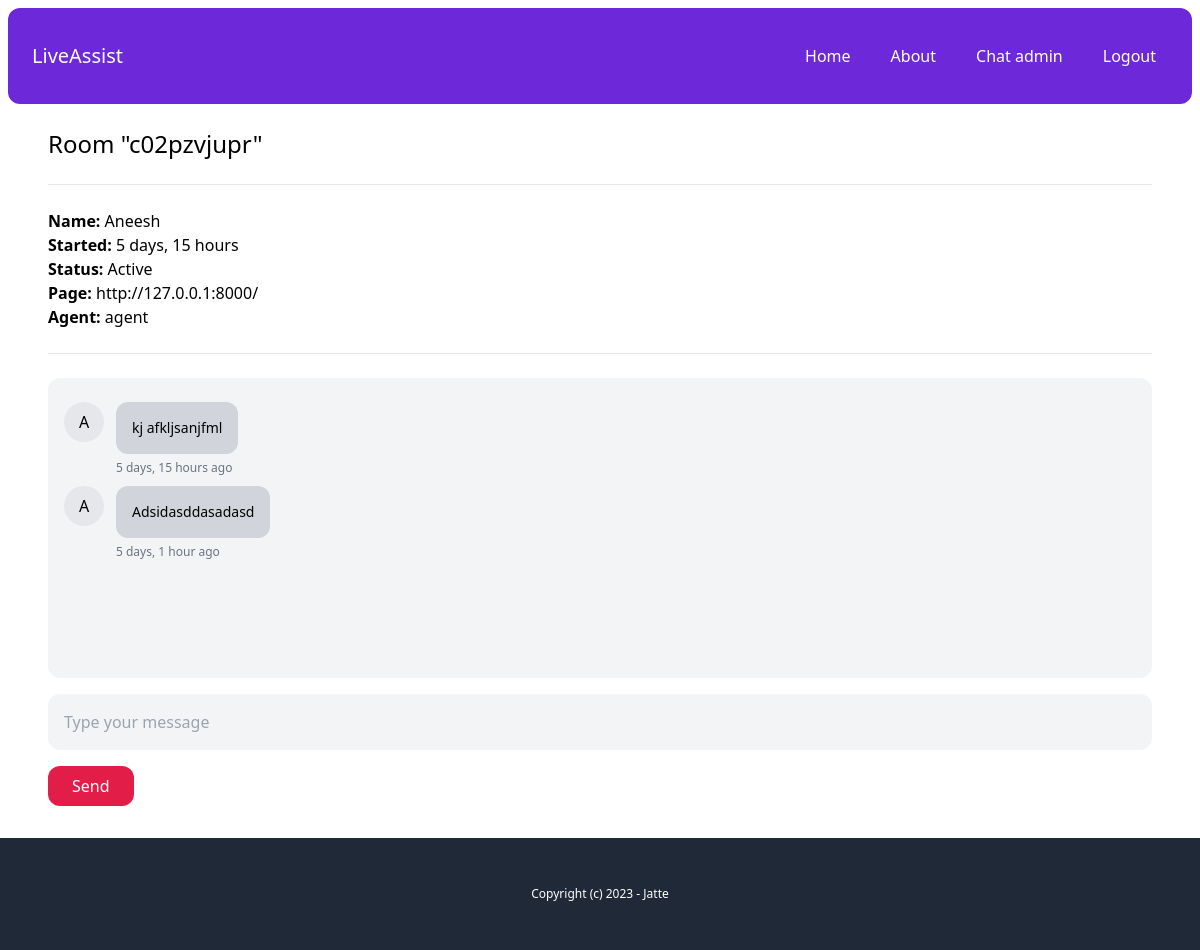
/chat-admin/c02pzvjupr/ (signed in), run on the app's committed database.
### chat/models.py (models this page shows, shortened)
class Room(models.Model):
    WAITING = 'waiting'
    ACTIVE = 'active'
    CLOSED = 'closed'
    CHOICES_STATUS = (
        (WAITING , 'Waiting'),
    (ACTIVE , 'Active'),
    (CLOSED , 'Closed'))
    uuid = models.CharField(max_length=255)
    client = models.CharField(max_length=255)
    agent = models.ForeignKey(User,related_name='rooms',blank = True,null = True,on_delete = models.SET_NULL)
    messages = models.ManyToManyField(Message,blank=True)
    url = models.CharField(max_length=255,blank=True,null= True)
    status = models.CharField(max_length = 20,choices=CHOICES_STATUS,default = WAITING )
    created_at = models.DateTimeField(auto_now_add = True)
    class Meta:
        ordering = ('-created_at',)

class Message(models.Model):
    body = models.TextField()
    sent_by = models.CharField(max_length=255)
    created_at = models.DateTimeField(auto_now_add = True)
    created_by = models.ForeignKey(User,blank=True,null=True , on_delete = models.SET_NULL)
    class Meta:
        ordering = ('created_at',)

### account/models.py (models this page shows)
class User(AbstractBaseUser, PermissionsMixin):
    AGENT = 'agent'
    MANAGER = 'manager'
    ROLES_CHOICES = (
        (AGENT, 'Agent'),
        (MANAGER, 'Manager'),
    )
    id = models.UUIDField(primary_key=True, default=uuid.uuid4, editable=False)
    email = models.EmailField(unique=True)
    name = models.CharField(max_length=255, blank=True, default='')
    role = models.CharField(max_length=20, choices=ROLES_CHOICES, default=AGENT)
    is_active = models.BooleanField(default=True)
    is_superuser = models.BooleanField(default=False)
    is_staff = models.BooleanField(default=False)
    date_joined = models.DateTimeField(default=timezone.now)
    last_login = models.DateTimeField(blank=True, null=True)
    objects = CustomUserManager()
    USERNAME_FIELD = 'email'
    EMAIL_FIELD = 'email'
    REQUIRED_FIELDS = ['name']

### chat/views.py (the view)
# urls.py: path("chat-admin/<str:uuid>/", views.room, name="room"),
@login_required
def room(request,uuid):
    room = Room.objects.get(uuid = uuid)
    if room.status == Room.WAITING:
        room.status = Room.ACTIVE
        room.agent = request.user
        room.save()
    return render(request,'chat/room.html',{
        'room':room
    })

### chat/templatetags/chatextras.py (called while the page is built)
@register.filter(name = 'initials')
def initials(value):
    initial = ''
    for name in value.split(' '):
        if name and len(initial )< 3:
            initial += name[0].upper()
    return initial

### chat/templates/chat/room.html (shortened to what this page needs)
{% extends "core/base.html" %}
{% load chatextras %}
{% load static %}
{% block content %}
    <h1 class = "text-2xl" >Room  "{{ room.uuid }}" </h1>
    <hr class = "my-6" >
    <p class = "mb-6" >
        <b>Name:</b> {{ room.client }}<br>
        <b>Started:</b> {{ room.created_at|timesince }}<br>
        <b>Status:</b> {{ room.get_status_display }}<br>
        <b>Page:</b> {{ room.url }}<br>
        <b>Agent:</b>  {% firstof room.agent.name 'None yet...'  %} <br>
    </p>
    <hr class = "mb-6" >
    <div id="chat_log" class = "mb-4 p-4 bg-gray-100 rounded-xl h-[300px] overflow-auto flex flex-col flex-grow" >
        {% for message in room.messages.all %}
            <div class = "flex w-fill max-w-md mt-2 space-x-3 {% if message.created_by %}ml-auto justify-end{% endif %}" >
                {% if not message.created_by %}
                <div class = "flex-shirnk-0 h-10 w-10 rounded-full bg-gray-200 text-center pt-2" >
                    {{ message.sent_by|initials }}
                </div>
                {% endif %}
                <div>
                    <div class = " p-4 rounded-xl {% if message.created_by %}bg-blue-600 text-white {% else %} bg-gray-300 {% endif %} " >
                        <p class = "text-sm" >{{ message.body }}</p>
                    </div>
                        <span class = "text-xs text-gray-500 leading-none" > {{message.created_at|timesince}} ago </span>
                </div>
            </div>
        {% endfor %}
    </div>
    {% if room.status == 'active' %}
        <input type="text" name="body" id="chat_message_input" class="w-full mb-4 p-4 bg-gray-100 rounded-xl" placeholder="Type your message">
        <button id="chat_message_submit" class="py-2 px-6 bg-rose-600 text-white rounded-xl" >Send</button>
    {% endif %}
{% endblock content %}

### data on the page
Room: uuid "c02pzvjupr", client "Aneesh", created_at "5 days, 15 hours", status "Active", url "http://127.0.0.1:8000/", agent.name "agent"
Message: sent_by|initials "A", body "kj afkljsanjfml", created_at "5 days, 15 hours"
Message: sent_by|initials "A", body "Adsidasddasadasd", created_at "5 days, 1 hour"
